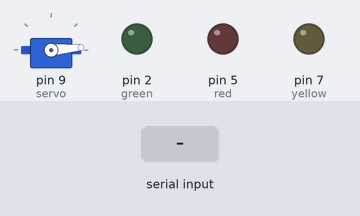
Recording of a sketch running on a simulated Arduino Uno, built with avr-gcc and run on an emulated ATmega328P. On the bench: servo, output pins drawn as LEDs (lit = HIGH). The inputs (shaded band) are chosen by the test bench. What the sketch prints to the serial monitor is not drawn.

Above: at 1.3 s.
1.4 s: byte 120 received over Serial
At 1.56 s:
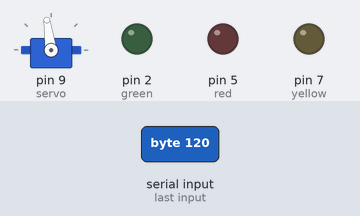
At 3.0 s:
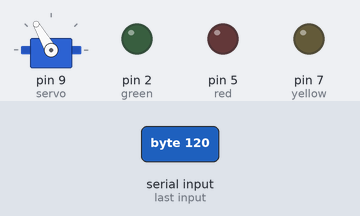
Timing chart, 0 to 4.5 s (numbered marks = the images above; inputs shaded):
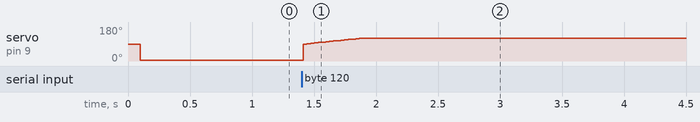

The sketch:

calibration.ino
```cpp
#include <Servo.h>
#include <NewPing.h>

NewPing sonar(10, 11, 200);
Servo myServo;
const int trigPin = 10;
const int echoPin = 11;
const int servo = 9;
int pos = 90;
long duration;
int distance;
int toggle = 1;
long timeSinceToggle = 10000;
bool alreadyUp = true;
long timeSinceUp = 10000;
int minDist = 20;
int red = 5;
int green = 2;
int yellow = 7;

void setup() {
  // put your setup code here, to run once:
  myServo.attach(servo);
  pinMode(trigPin, OUTPUT);
  pinMode(echoPin, INPUT);
  pinMode(red, OUTPUT);
  pinMode(green, OUTPUT);
  pinMode(yellow, OUTPUT);
  Serial.begin(9600);
  delay(100);
  myServo.write(5);
}

void loop() {
  // put your main code here, to run repeatedly:
  int angle = Serial.read();
  Serial.print(angle);
  for (pos = 90; pos <= angle; pos += 1) { // goes from 0 degrees to 180 degrees
  // in steps of 1 degree
    myServo.write(pos);              // tell servo to go to position in variable 'pos'
    delay(15);                       // waits 15ms for the servo to reach the position
  }
  delay(15);
  pos = angle;
}
```

Measured:
- after the input at 1.4 s, servo on pin 9 (servo): moves from 5° to 120° over 0.45 s, starting at once
